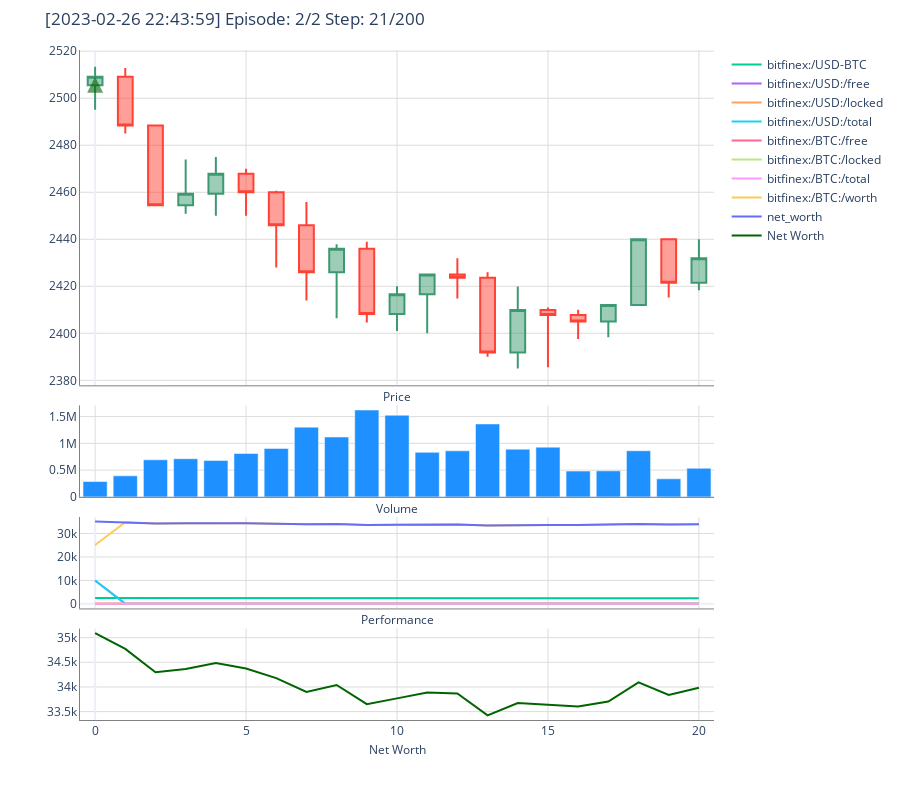
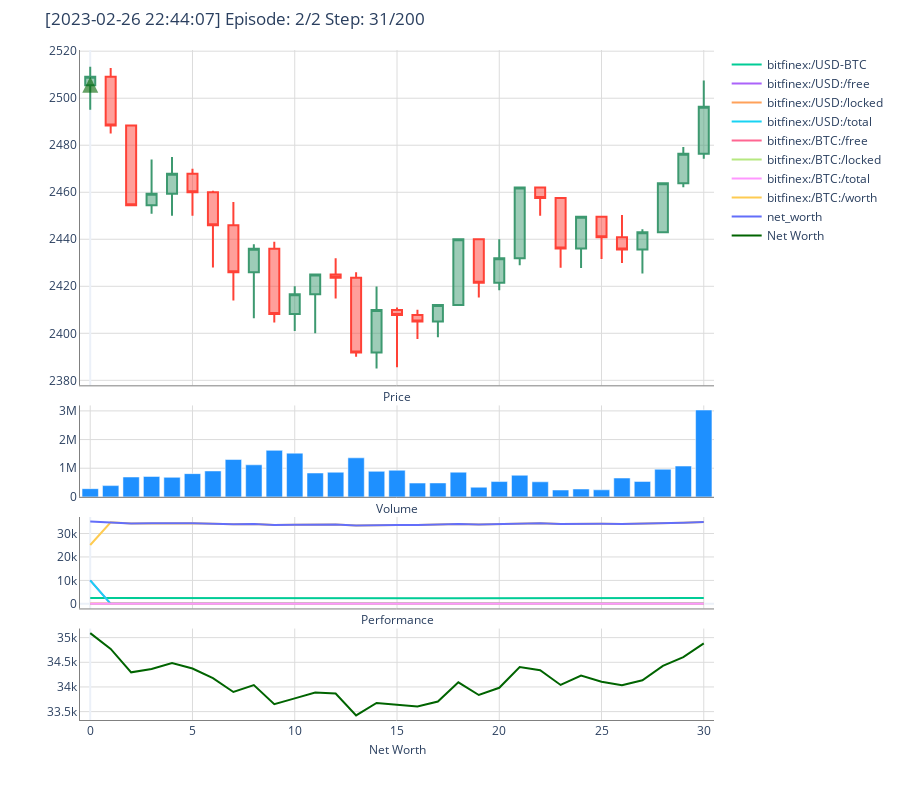
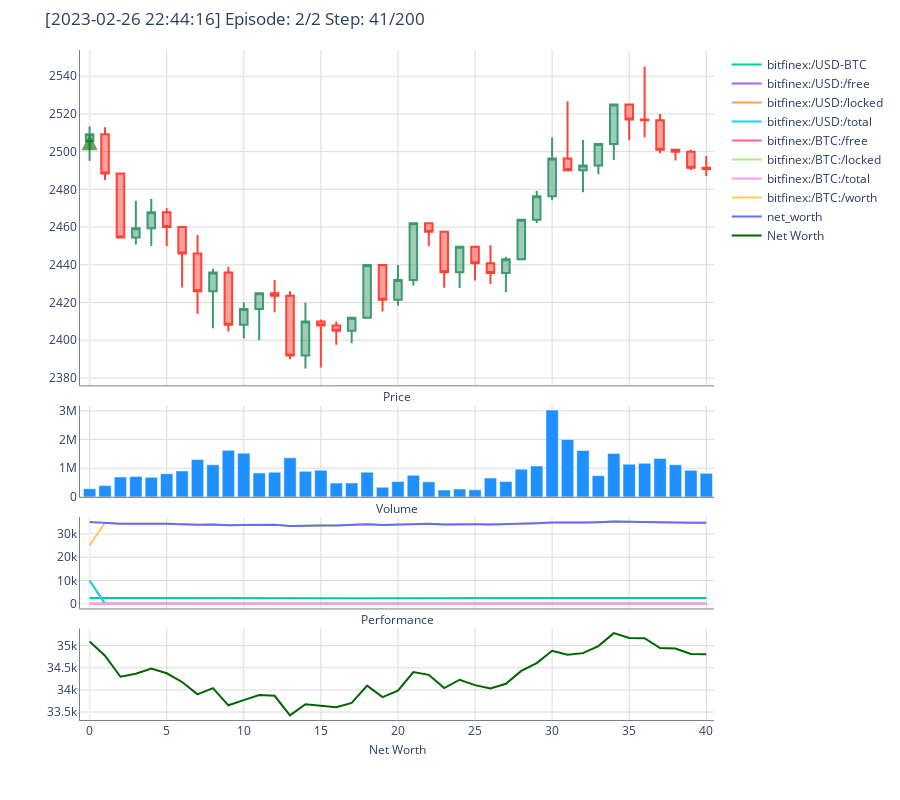
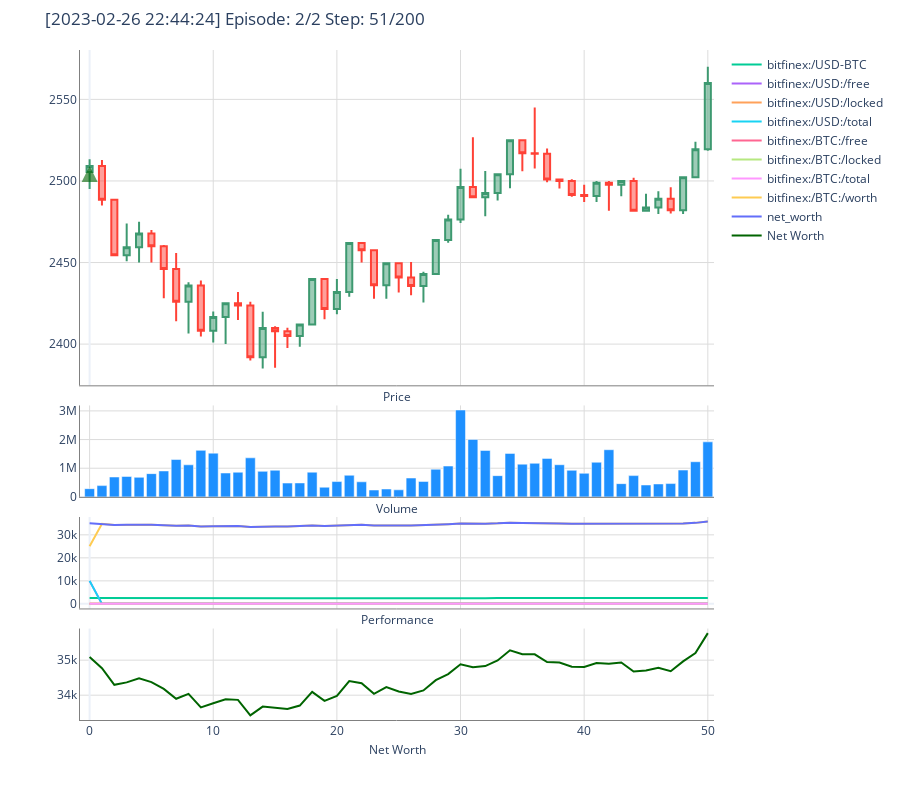

These figures' notebook cell, in order:
### Markdown cell above
## Setup and Train DQN Agent
The green and red arrows shown on the chart represent buy and sell trades respectively. The head of each arrow falls at the trade execution price.

### Code cell
from tensortrade.agents import DQNAgent

agent = DQNAgent(env)

# Set render_interval to None to render at episode ends only
agent.train(n_episodes=2, n_steps=200, render_interval=10)
